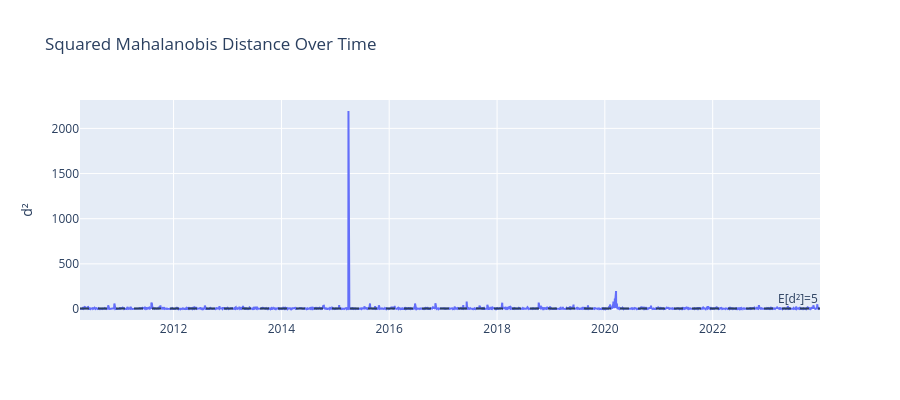

The notebook cell this image was saved under:
### Code cell
# Plot d² over time
d2_dates = returns.index[window_cov:]
fig = go.Figure()
fig.add_trace(go.Scatter(x=d2_dates, y=d2_arr, mode="lines", name="d²"))
fig.add_hline(y=len(SYMBOLS), line_dash="dash", annotation_text=f"E[d²]={len(SYMBOLS)}")
fig.update_layout(title="Squared Mahalanobis Distance Over Time", yaxis_title="d²", height=400)
fig.show()

### Figure 1 — Plotly figure (JSON) as saved in the notebook; plotly's stock layout.template omitted (floating-point values rounded to 4 significant figures; data arrays with more than 128 entries replaced by an {"elided": "..."} marker saying what was removed)
{"data": [{"mode": "lines", "name": "d²", "type": "scatter", "x": {"elided": "3458 str values"}, "y": {"elided": "3458 float values"}}], "layout": {"annotations": [{"showarrow": false, "text": "E[d²]=5", "x": 1, "xanchor": "right", "xref": "x domain", "y": 5, "yanchor": "bottom", "yref": "y"}], "height": 400, "shapes": [{"line": {"dash": "dash"}, "type": "line", "x0": 0, "x1": 1, "xref": "x domain", "y0": 5, "y1": 5, "yref": "y"}], "title": {"text": "Squared Mahalanobis Distance Over Time"}, "yaxis": {"title": {"text": "d²"}}}}
